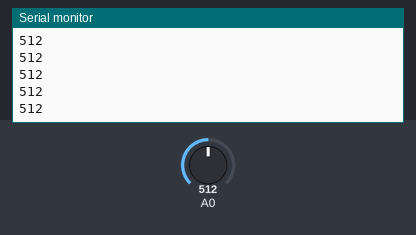
Bench run of a sketch on a simulated Arduino Uno, built with avr-gcc and run on an emulated ATmega328P. Parts: the last lines printed to the serial monitor. The inputs (shaded band) are chosen by the test bench; at power-on: A0 = 512.

Above: at 1.2 s.
1.3 s: A0 set to 716
At 1.9 s:
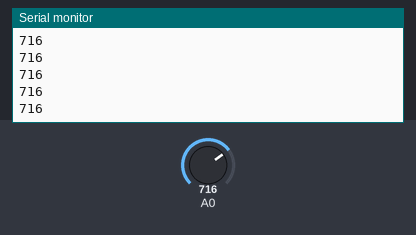
2.8 s: A0 set to 900
At 3.5 s:
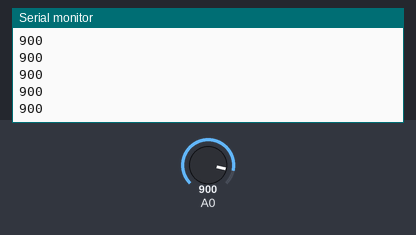
Timing chart, 0 to 5.8 s (numbered marks = the images above; inputs shaded):
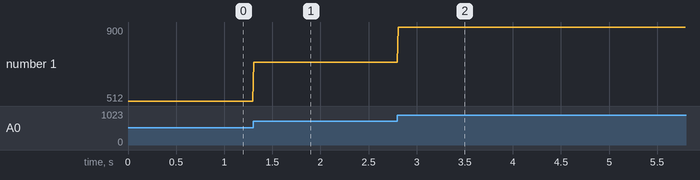

Measured:
- after the input at 1.3 s, the serial monitor: prints a new line at once (image 1)
- after the input at 2.8 s, the serial monitor: prints a new line at once (image 2)
- plotted number 1: 512 → 716 after the input at 1.3 s, 716 → 900 after the input at 2.8 s

The sketch:

lectura_serial_una_fotocelda.ino
```cpp
/* Lectura serial una fotocelda
 *
 *  David Guzmán
 *  14 de julio de 2021
 *
 *  Creado usando Tinkercad
 *
 *  Lee valor medido por una fotocelda, y lo emite en puerto serial.
 *
 *  A mayor iluminación, mayor lectura en el puerto de entrada análogo.
 *  Si desea invertir este comportamiento, puede intercambiar lugares
 *  entre fotocelda y resistencia.
 *
 *  Conexiones:
 *    5V --- fotocelda ---- R=10kohm --- GND
 *                       |
 *                       ---- A0
 *
 */
int fotocelda = 0;

void setup()
{
  pinMode(A0, INPUT);
  Serial.begin(9600);
}

void loop()
{
  fotocelda = analogRead(A0);
  Serial.println(fotocelda);
  delay(10); // Delay a little bit to improve simulation performance
}
```
